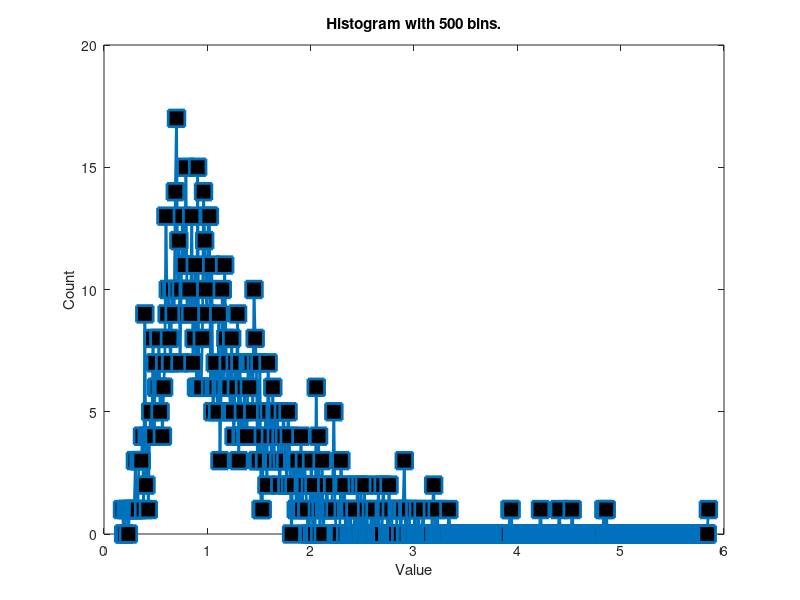

This figure's MATLAB source:
%%
%   COURSE: Master statistics and machine learning: intuition, math, code
%      URL: udemy.com/course/statsml_x/?couponCode=202112 
% 
%  SECTION: Visualizing data
%    VIDEO: Code: Histograms
% 
%  TEACHER: Mike X Cohen, sincxpress.com
%

%%

% a clear MATLAB workspace is a clear mental workspace
close all; clear; clc
pkg load statistics % load Octave stats package

%% create data for the plot

% number of data points
n = 1000;

% generate log-normal distribution
data = exp( randn(n,1)/2 );

%% show a histogram

% number of histogram bins
k = 40;

figure(1), clf

% one way to show a histogram
hist(data,k)

% another option
[y,x] = hist(data,k);
plot(x,y,'s-','linewidth',2,'markersize',12,'markerfacecolor','k')
xlabel('Value')
ylabel('Count')

%% movie showing histograms with increasing bins

bins2try = round( linspace(5,n/2,30) );

h = plot(x,y,'s-','linewidth',2,'markersize',12,'markerfacecolor','k');
xlabel('Value'), ylabel('Count')

for bini=1:length(bins2try)
    % use hist to get histogram graph data for this bin count
    [y,x] = hist(data,bins2try(bini));
    
    % update xdata and ydata
    set(h,'XData',x,'ydata',y);
    
    % update title
    title([ 'Histogram with ' num2str(bins2try(bini)) ' bins.' ])
    pause(.5)
end


%% done.
